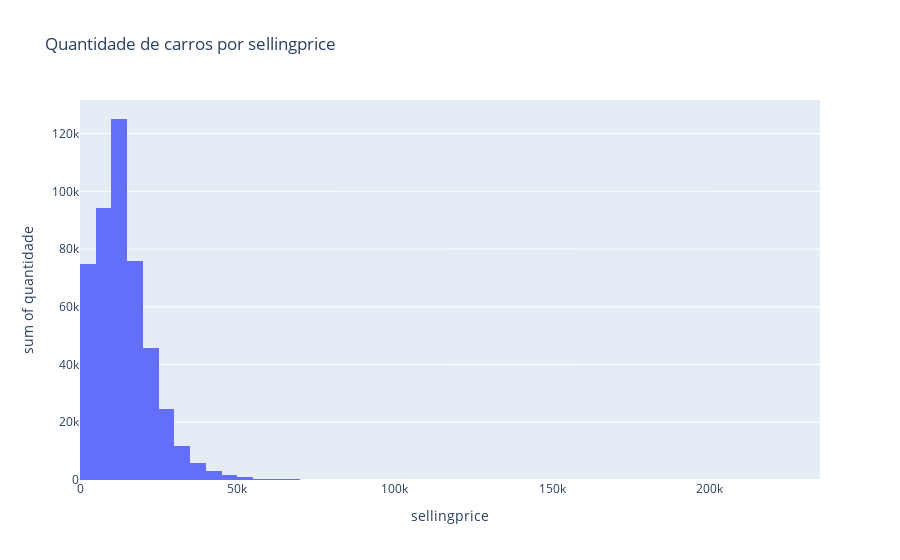

The cell this chart's notebook holds for it:
### Code cell
fig = px.histogram(df_quantidade_precos, x= "sellingprice", y = "quantidade", title="Quantidade de carros por sellingprice")
fig.show()

### Figure 1 — Plotly figure (JSON) as saved in the notebook; plotly's stock layout.template omitted (floating-point values rounded to 4 significant figures; data arrays with more than 128 entries replaced by an {"elided": "..."} marker saying what was removed)
{"data": [{"alignmentgroup": "True", "bingroup": "x", "histfunc": "sum", "hovertemplate": "sellingprice=%{x}<br>sum of quantidade=%{y}<extra></extra>", "legendgroup": "", "marker": {"color": "#636efa", "pattern": {"shape": ""}}, "name": "", "offsetgroup": "", "orientation": "v", "showlegend": false, "type": "histogram", "x": {"elided": "1805 int values"}, "xaxis": "x", "y": {"elided": "1805 int values"}, "yaxis": "y"}], "layout": {"barmode": "relative", "legend": {"tracegroupgap": 0}, "title": {"text": "Quantidade de carros por sellingprice"}, "xaxis": {"anchor": "y", "domain": [0, 1], "title": {"text": "sellingprice"}}, "yaxis": {"anchor": "x", "domain": [0, 1], "title": {"text": "sum of quantidade"}}}}
